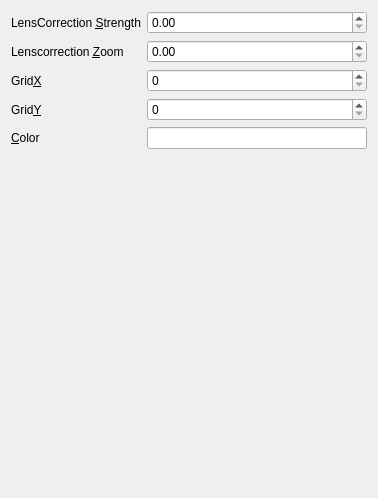
<?xml version="1.0" encoding="UTF-8"?>
<ui version="4.0">
 <class>settings</class>
 <widget class="QWidget" name="settings">
  <property name="geometry">
   <rect>
    <x>0</x>
    <y>0</y>
    <width>378</width>
    <height>498</height>
   </rect>
  </property>
  <property name="windowTitle">
   <string>Settings</string>
  </property>
  <layout class="QFormLayout" name="formLayout">
   <item row="0" column="0">
    <widget class="QLabel" name="label">
     <property name="text">
      <string>LensCorrection &amp;Strength</string>
     </property>
     <property name="buddy">
      <cstring>lcStrengthSpinBox</cstring>
     </property>
    </widget>
   </item>
   <item row="0" column="1">
    <widget class="QDoubleSpinBox" name="lcStrengthSpinBox">
     <property name="maximum">
      <double>99999.990000000005239</double>
     </property>
     <property name="singleStep">
      <double>0.100000000000000</double>
     </property>
    </widget>
   </item>
   <item row="1" column="0">
    <widget class="QLabel" name="label_2">
     <property name="text">
      <string>Lenscorrection &amp;Zoom</string>
     </property>
     <property name="buddy">
      <cstring>lcZoomSpinBox</cstring>
     </property>
    </widget>
   </item>
   <item row="1" column="1">
    <widget class="QDoubleSpinBox" name="lcZoomSpinBox">
     <property name="maximum">
      <double>320.000000000000000</double>
     </property>
     <property name="singleStep">
      <double>0.100000000000000</double>
     </property>
    </widget>
   </item>
   <item row="2" column="0">
    <widget class="QLabel" name="label_3">
     <property name="text">
      <string>Grid&amp;X</string>
     </property>
     <property name="buddy">
      <cstring>gridXSpinBox</cstring>
     </property>
    </widget>
   </item>
   <item row="2" column="1">
    <widget class="QSpinBox" name="gridXSpinBox">
     <property name="maximum">
      <number>320</number>
     </property>
    </widget>
   </item>
   <item row="3" column="0">
    <widget class="QLabel" name="label_4">
     <property name="text">
      <string>Grid&amp;Y</string>
     </property>
     <property name="buddy">
      <cstring>gridYSpinBox</cstring>
     </property>
    </widget>
   </item>
   <item row="3" column="1">
    <widget class="QSpinBox" name="gridYSpinBox">
     <property name="maximum">
      <number>240</number>
     </property>
    </widget>
   </item>
   <item row="4" column="0">
    <widget class="QLabel" name="label_5">
     <property name="text">
      <string>&amp;Color</string>
     </property>
     <property name="buddy">
      <cstring>colEdit</cstring>
     </property>
    </widget>
   </item>
   <item row="4" column="1">
    <widget class="QLineEdit" name="colEdit">
     <property name="inputMask">
      <string>HHHHHH; </string>
     </property>
     <property name="maxLength">
      <number>6</number>
     </property>
    </widget>
   </item>
  </layout>
 </widget>
 <resources/>
 <connections/>
</ui>
